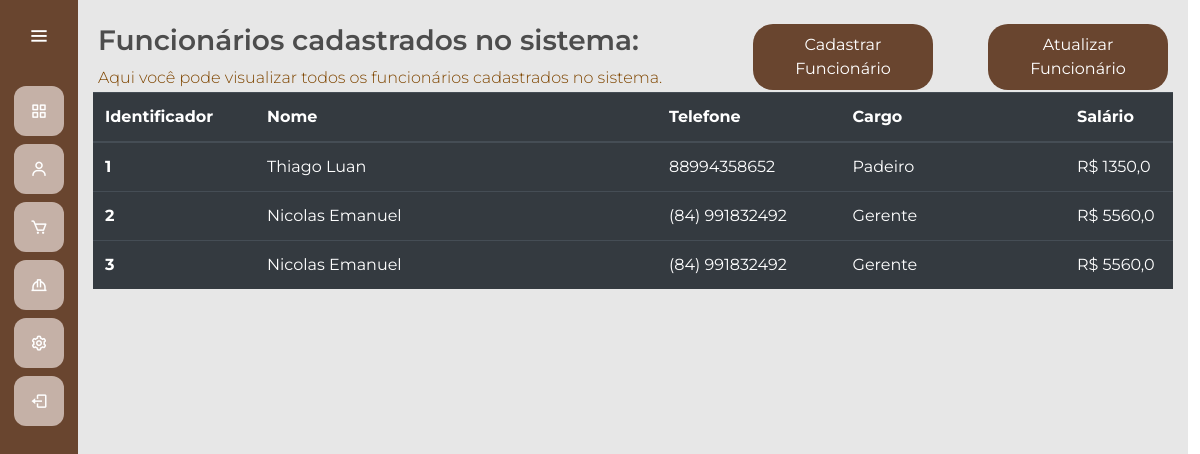
The page /gerenciamento/funcionarios/ on the database its author committed.
### gerenciamento/models.py (models this page shows, shortened)
class Funcionario(models.Model):
    id_funcionario = models.AutoField(primary_key=True)
    nome_funcionario = models.CharField(max_length=255)
    telefone_funcionario = models.CharField(max_length=20)
    cargo = models.CharField(max_length=255)
    salario = models.FloatField()

### gerenciamento/views.py (the view)
# urls.py: path('funcionarios/', views.funcionarios, name='funcionarios'),
def funcionarios(request):
    funcionarios_list = Funcionario.objects.all()
    return render(request, 'funcionarios.html', {'funcionarios': funcionarios_list})

### gerenciamento/templates/funcionarios.html (shortened to what this page needs)
{% extends "gerente.html" %}
{% load static %}
{% block 'head' %}
    <link rel="stylesheet" href="{% static 'usuarios/css/telaprincipal.css' %}">
    <link rel="stylesheet" href="{% static 'gerenciamento/css/gerenciamento.css' %}">
{% endblock %}
{% block 'dashboard' %}
<body>
    <br>
    <div class="main-navbar">
        <div class="titulo-funcionarios">
            <h3 class="titulo-funcionario">Funcionários cadastrados no sistema:</h3>
            <p class="subtitulo-funcionario">Aqui você pode visualizar todos os funcionários cadastrados no sistema.</p>
        </div>
        <div class="botoes">
            <div class="add-funcionario" name="addfuncionario">
                <button onclick="exibir_funcionario('1')" class="add-btn">Cadastrar Funcionário</button>
            </div>
            <div class="att-funcionario" name="attfuncionario">
                <button onclick="exibir_funcionario('2')" class="add-btn">Atualizar Funcionário</button>
            </div>
        </div>
    </div>
    <div class="funcionarios">
        <div class="container-fluid distanciamento-cliente">
            <table class="table table-dark">
                <thead>
                    <tr>
                        <th class="id" scope="col">Identificador</th>
                        <th class="nome" scope="col">Nome</th>
                        <th class="telefone" scope="col">Telefone</th>
                        <th class="cargo" scope="col">Cargo</th>
                        <th class="salario" scope="col">Salário</th>
                    </tr>
                </thead>
                <tbody>
                    {% for funcionario in funcionarios %}
                        <tr>
                            <th>{{ funcionario.id_funcionario }}</th>
                            <td>{{ funcionario.nome_funcionario }}</td>
                            <td>{{ funcionario.telefone_funcionario }}</td>
                            <td>{{ funcionario.cargo }}</td>
                            <td>R$ {{ funcionario.salario }}</td>
                        </tr>
                    {% endfor %}
                </tbody>
            </table>
        </div>
    </div>
</body>
{% endblock %}

### templates/static/general/css/base.css (style rules this page uses)
* { margin: 0; padding: 0; box-sizing: border-box; font-family: "Montserrat" , sans-serif; }
body { background-color: hsl(0, 0%, 98%); }
h1,h2,h3,h4,h5,h6 { color:hsl(0, 0%, 30%); }

### templates/static/general/css/general.css (style rules this page uses)
:root { --main-color: #c5b1a7; --dark-color: #69452F; --light-color: #E7E7E7; --contrast-color: #faab66; --differential-color: #4b280b; --red-color: #9E7047; }

### templates/static/usuarios/css/telaprincipal.css (style rules this page uses)
:root { --main-color: #c5b1a7; --dark-color: #69452F; --light-color: #E7E7E7; --contrast-color: #faab66; --differential-color: #4b280b; --red-color: #9E7047; }
* { margin: 0; padding: 0; box-sizing: border-box; outline: none; font-family: 'Montserrat', sans-serif; }
body { width: 100%; height: auto; display: flex; }
.main-navbar { display: flex; justify-content: space-between; align-items: center; }
.add-btn { background-color: var(--dark-color); color: white; border: none; border-radius: 20px; width: 180px; cursor: pointer; margin-left: 35px; padding: 9px; }

### templates/static/gerenciamento/css/gerenciamento.css (style rules this page uses)
:root { --main-color: #c5b1a7; --dark-color: #69452F; --light-color: #E7E7E7; --contrast-color: #faab66; --differential-color: #4b280b; --red-color: #9E7047; }
.id { width: 15%; }
.telefone { width: 17%; }
.salario { width: 10%; }
.titulo-funcionario { padding-left: 20px; font-weight: 600; }
.subtitulo-funcionario { padding-left: 20px; font-weight: 350; margin-bottom: 2px; }
.add-funcionario { margin-right: 20px; font-weight: 350; margin-bottom: 2px; }
.botoes { display: flex; justify-content: space-between; margin-right: 20px; }

### rows shown on the page
Funcionario: id_funcionario "1", nome_funcionario "Thiago Luan", telefone_funcionario "88994358652", cargo "Padeiro", salario "1350,0"
Funcionario: id_funcionario "2", nome_funcionario "Nicolas Emanuel", telefone_funcionario "(84) 991832492", cargo "Gerente", salario "5560,0"
Funcionario: id_funcionario "3", nome_funcionario "Nicolas Emanuel", telefone_funcionario "(84) 991832492", cargo "Gerente", salario "5560,0"
